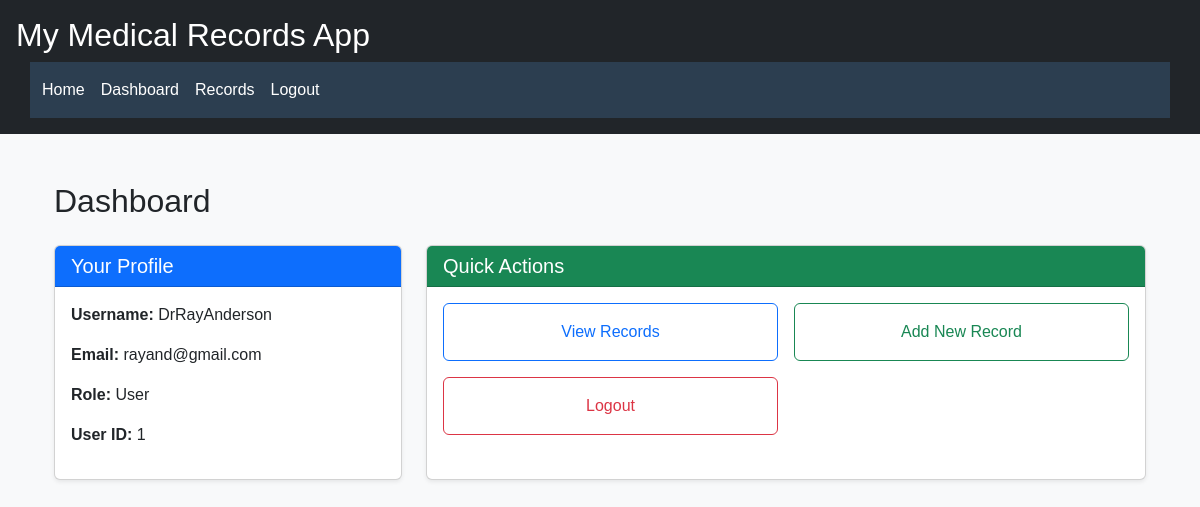
The page /dashboard (signed in) on the database its author committed.
### app/models.py (models this page shows, shortened)
class User(db.Model, UserMixin):
    id            = db.Column(db.Integer, primary_key=True)
    username      = db.Column(db.String(20), unique=True, nullable=False)
    email         = db.Column(db.String(120), unique=True, nullable=False)
    role          = db.Column(db.String(20), nullable=False, default='user')
    password_hash = db.Column(db.String(128), nullable=False)
    records       = db.relationship('MedicalRecord', backref='author', lazy=True)

### app/routes.py (the view)
@main.route('/dashboard')
@login_required
def dashboard():
    return render_template('dashboard.html', user=current_user)

### app/models.py (called while the page is built)
@login_manager.user_loader
def load_user(user_id):
    return User.query.get(int(user_id))

### app/templates/dashboard.html (shortened to what this page needs)
{% extends "base.html" %}
{% block content %}
  <div class="container py-4">
    <h2 class="mb-4">Dashboard</h2>
    <div class="row g-4">
      <div class="col-md-4">
        <div class="card shadow-sm h-100">
          <div class="card-header bg-primary text-white">
            <h5 class="mb-0">Your Profile</h5>
          </div>
          <div class="card-body">
            <p><strong>Username:</strong> {{ current_user.username }}</p>
            <p><strong>Email:</strong> {{ current_user.email }}</p>
            <p><strong>Role:</strong> {{ current_user.role|capitalize }}</p>
            <p><strong>User ID:</strong> {{ current_user.id }}</p>
          </div>
        </div>
      </div>
      <div class="col-md-8">
        <div class="card shadow-sm h-100">
          <div class="card-header bg-success text-white">
            <h5 class="mb-0">Quick Actions</h5>
          </div>
          <div class="card-body d-flex flex-column justify-content-between">
            <div class="row g-3">
              <div class="col-sm-6">
                <a href="{{ url_for('main.records') }}" class="btn btn-outline-primary w-100 py-3">
                  View Records
                </a>
              </div>
              <div class="col-sm-6">
                <a href="{{ url_for('main.records') }}#add" class="btn btn-outline-success w-100 py-3">
                  Add New Record
                </a>
              </div>
              <div class="col-sm-6">
                <a href="{{ url_for('main.logout') }}" class="btn btn-outline-danger w-100 py-3">
                  Logout
                </a>
              </div>
            </div>
          </div>
        </div>
      </div>
    </div>
  </div>
{% endblock %}

### app/static/style.css (style rules this page uses)
:root { --primary-color: #2c3e50; --secondary-color: #18bc9c; --font-family: 'Arial', sans-serif; }
body { font-family: var(--font-family); background-color: #f8f9fa; margin: 0; padding: 0; }

### rows shown on the page
User: username "DrRayAnderson", email "rayand@gmail.com", role "User", id "1"
